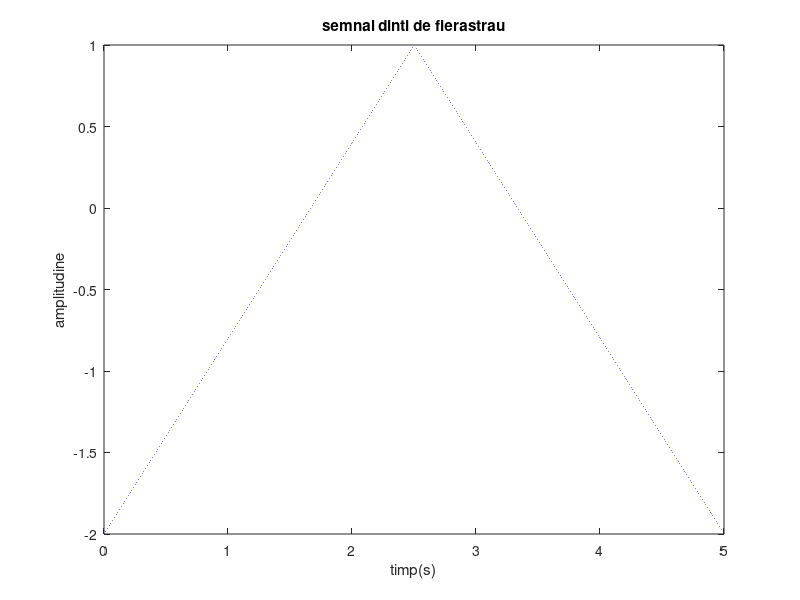

Source code (MATLAB):
t=0:0.00001:5;
x=-0.5+1.5*sawtooth(1.256*t,0.5);%functia semnalului
plot(t,x);%reprezentarea grafica a lui x in functie de t


xlabel('timp(s)') %numele axelor
ylabel('amplitudine')
title('semnal dinti de fierastrau') %numele graficului
